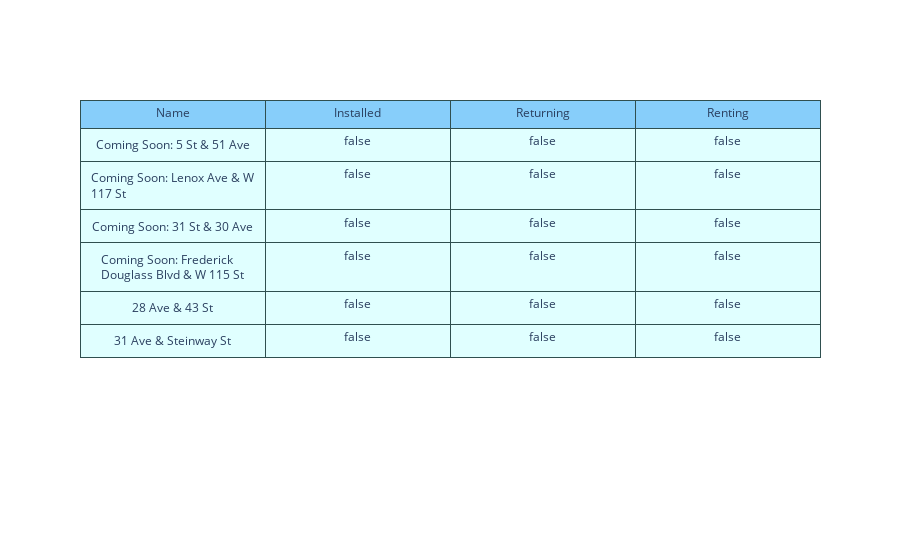

Here is the notebook cell this chart was saved with:
### Code cell
fig = go.Figure(data=[go.Table(
    header=dict(values=['Name', 'Installed','Returning','Renting'],
                line_color='darkslategray',
                fill_color='lightskyblue',
                align='center'),
    cells=dict(values=[no_station.name, # 1st column
                       no_station.is_installed, #2nd column
                       no_station.is_returning,
                       no_station.is_renting,
                                            ], # Third column
               line_color='darkslategray',
               fill_color='lightcyan',
               align='center'))
])

fig.update_layout(width=900, height=550)
#fig.savefig('tabe1.png')
fig.show()

### Figure 1 — Plotly figure (JSON) as saved in the notebook; plotly's stock layout.template omitted (floating-point values rounded to 4 significant figures)
{"data": [{"cells": {"align": "center", "fill": {"color": "lightcyan"}, "line": {"color": "darkslategray"}, "values": [["Coming Soon: 5 St & 51 Ave", "Coming Soon: Lenox Ave & W 117 St", "Coming Soon: 31 St & 30 Ave", "Coming Soon: Frederick Douglass Blvd & W 115 St", "28 Ave & 43 St", "31 Ave & Steinway St"], [false, false, false, false, false, false], [false, false, false, false, false, false], [false, false, false, false, false, false]]}, "header": {"align": "center", "fill": {"color": "lightskyblue"}, "line": {"color": "darkslategray"}, "values": ["Name", "Installed", "Returning", "Renting"]}, "type": "table"}], "layout": {"height": 550, "width": 900}}
